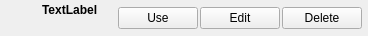
<?xml version="1.0" encoding="UTF-8"?>
<ui version="4.0">
 <class>PartitionItem</class>
 <widget class="QWidget" name="PartitionItem">
  <property name="geometry">
   <rect>
    <x>0</x>
    <y>0</y>
    <width>368</width>
    <height>36</height>
   </rect>
  </property>
  <property name="sizePolicy">
   <sizepolicy hsizetype="Expanding" vsizetype="Preferred">
    <horstretch>0</horstretch>
    <verstretch>0</verstretch>
   </sizepolicy>
  </property>
  <property name="minimumSize">
   <size>
    <width>60</width>
    <height>0</height>
   </size>
  </property>
  <property name="windowTitle">
   <string>Form</string>
  </property>
  <layout class="QGridLayout" name="gridLayout_2">
   <property name="margin">
    <number>0</number>
   </property>
   <property name="spacing">
    <number>0</number>
   </property>
   <item row="0" column="0">
    <widget class="QWidget" name="Partition" native="true">
     <layout class="QGridLayout" name="gridLayout">
      <property name="leftMargin">
       <number>4</number>
      </property>
      <property name="topMargin">
       <number>2</number>
      </property>
      <property name="rightMargin">
       <number>2</number>
      </property>
      <property name="bottomMargin">
       <number>2</number>
      </property>
      <property name="spacing">
       <number>2</number>
      </property>
      <item row="0" column="0">
       <widget class="QLabel" name="icon">
        <property name="sizePolicy">
         <sizepolicy hsizetype="Fixed" vsizetype="Fixed">
          <horstretch>0</horstretch>
          <verstretch>0</verstretch>
         </sizepolicy>
        </property>
        <property name="minimumSize">
         <size>
          <width>32</width>
          <height>32</height>
         </size>
        </property>
        <property name="maximumSize">
         <size>
          <width>32</width>
          <height>32</height>
         </size>
        </property>
        <property name="text">
         <string/>
        </property>
        <property name="pixmap">
         <pixmap resource="../../data.qrc">:/gui/pics/drive-harddisk-big.png</pixmap>
        </property>
        <property name="scaledContents">
         <bool>true</bool>
        </property>
       </widget>
      </item>
      <item row="0" column="1">
       <layout class="QVBoxLayout" name="verticalLayout">
        <property name="spacing">
         <number>0</number>
        </property>
        <property name="leftMargin">
         <number>4</number>
        </property>
        <item>
         <widget class="QLabel" name="title">
          <property name="font">
           <font>
            <pointsize>9</pointsize>
            <weight>75</weight>
            <bold>true</bold>
           </font>
          </property>
          <property name="text">
           <string>TextLabel</string>
          </property>
         </widget>
        </item>
        <item>
         <widget class="QLabel" name="comment">
          <property name="text">
           <string/>
          </property>
         </widget>
        </item>
       </layout>
      </item>
      <item row="0" column="2">
       <layout class="QHBoxLayout" name="horizontalLayout">
        <property name="spacing">
         <number>2</number>
        </property>
        <property name="rightMargin">
         <number>4</number>
        </property>
        <item>
         <spacer name="horizontalSpacer">
          <property name="orientation">
           <enum>Qt::Horizontal</enum>
          </property>
          <property name="sizeHint" stdset="0">
           <size>
            <width>40</width>
            <height>20</height>
           </size>
          </property>
         </spacer>
        </item>
        <item>
         <widget class="QPushButton" name="useButton">
          <property name="text">
           <string>Use</string>
          </property>
         </widget>
        </item>
        <item>
         <widget class="QPushButton" name="editButton">
          <property name="sizePolicy">
           <sizepolicy hsizetype="Fixed" vsizetype="Fixed">
            <horstretch>0</horstretch>
            <verstretch>0</verstretch>
           </sizepolicy>
          </property>
          <property name="text">
           <string>Edit</string>
          </property>
         </widget>
        </item>
        <item>
         <widget class="QPushButton" name="deleteButton">
          <property name="sizePolicy">
           <sizepolicy hsizetype="Fixed" vsizetype="Fixed">
            <horstretch>0</horstretch>
            <verstretch>0</verstretch>
           </sizepolicy>
          </property>
          <property name="text">
           <string>Delete</string>
          </property>
         </widget>
        </item>
       </layout>
      </item>
     </layout>
    </widget>
   </item>
  </layout>
 </widget>
 <resources>
  <include location="../../data.qrc"/>
 </resources>
 <connections/>
</ui>
